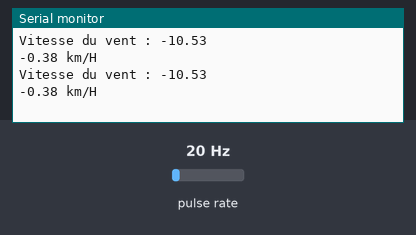
This sketch was run on a simulated Arduino Uno, built with avr-gcc and run on an emulated ATmega328P. Shown: the last lines printed to the serial monitor. Wiring (inferred from the names in the program): pulse sensor: data pin 3. The test bench sets the inputs (shaded band); at power-on: pulse rate 20 Hz.

Above: at 1.2 s.
1.3 s: pulse rate (sensor on pin 3) set to 4 Hz
At 2.4 s:
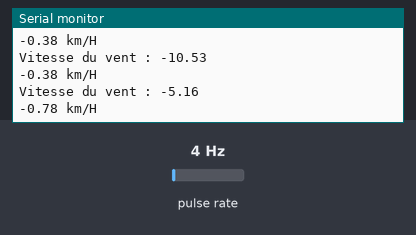
2.8 s: pulse rate (sensor on pin 3) set to 50 Hz
At 3.8 s:
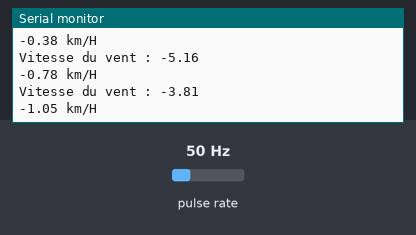
Timing chart, 0 to 5.8 s (numbered marks = the images above; inputs shaded):
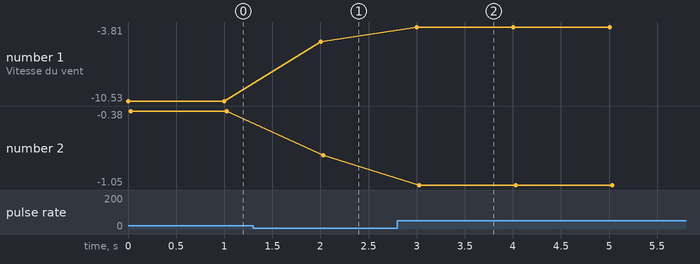

Measured:
- after the input at 1.3 s, the serial monitor: prints a new line after 0.70 s (image 1)
- after the input at 2.8 s, the serial monitor: prints a new line after 0.20 s (image 2)
- plotted number 1: -10.53 → -5.16 after the input at 1.3 s, -5.16 → -3.81 after the input at 2.8 s
- plotted number 2: -0.38 → -0.78 after the input at 1.3 s

The sketch:

Lecture_vitesse_du_vent.ino
```cpp
#define WSPEED 3
#define nbinterruptAnemo 5

int tempsEntreTour [nbinterruptAnemo];
byte indiceTab = 0;//indice du tableau
unsigned long dernierinterruptAnemo = 0; //variable de l'heure de la dernière intéruption

void setup() {
  // put your setup code here, to run once:
  Serial.begin(9600);
  pinMode(WSPEED, INPUT_PULLUP);
  attachInterrupt(digitalPinToInterrupt(WSPEED), interruptAnemo, FALLING);
}

void loop() {
  // put your main code here, to run repeatedly:
  Serial.print("Vitesse du vent : ");
  Serial.print(getWSPEED());
  Serial.println(" km/H");
  delay(1000);
}

float getWSPEED() {

  if((millis() - dernierinterruptAnemo) > 3000){// si pas de tour depuis + de 3 seconde
    memset(tempsEntreTour, 0, sizeof(tempsEntreTour));//vide le tableau de temps
    return 0;
  }

  float sommeTemps = 0;// variable de la somme des temps mesurés
  byte nbTemps = 0; //nombres de temps enregistré (zéro ignorés)
  for(byte i = 0; i < sizeof(tempsEntreTour); i++){//pour chaque temps du tableau
    if(tempsEntreTour[i] != 0){// si temps différent de zéro
      sommeTemps += tempsEntreTour[i];//ajout à sommeTemps
      nbTemps++;
    }
  }

  if(sommeTemps == 0) {
    return 0;
  }else {
    float moyenneTempsSeconde = (sommeTemps / nbTemps) / 1000;//calcule de la moyenne des temps et conversion en seconde
    Serial.println(moyenneTempsSeconde);


    float vitesseVent = (2,4 / moyenneTempsSeconde); //Calcule de la vitesse du vent (si 1 = 2,4) 2.4 / moyenneDesTemps

    return (vitesseVent);
  }
}

void interruptAnemo() {//chargé de stocker le temps des tours à chaque intéruption de l'anémomètre

  unsigned long temps = millis();
  unsigned long diff = millis() - dernierinterruptAnemo;

  if(diff > 100){//on évite les double interuptions (rebonds)
    if(diff > 0 && diff < 3000){// SI le temps est supèrieur à la dernière interruption ( !!! remise à 0 de millis à 50 jours) et si durée infèrieur à 3 seconde
      tempsEntreTour[indiceTab] = (temps - dernierinterruptAnemo); //stocke le temps d'un tour
      indiceTab = (indiceTab + 1) % nbinterruptAnemo; //ajoute 1 puis calcule le reste de la division par nbinterruptAnemo (si indiceTab vaut nbinterruptAnemo -> remise à 0)
    } else {
      indiceTab = 0;//remise à zéro de l'indice de tableau
    }
  }
  dernierinterruptAnemo = temps;
}
```
